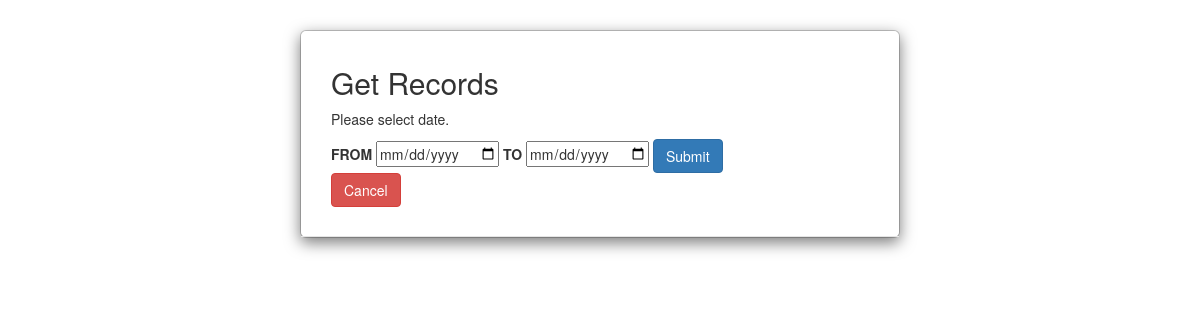
/date.php, run on an earlier commit of the app's database.
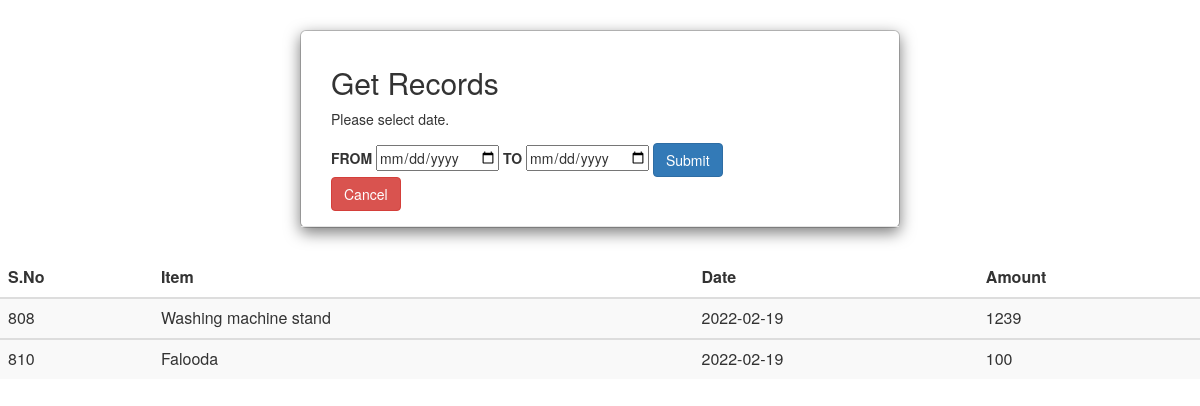
And on a later commit of the database.
### tables this page shows
CREATE TABLE `employees` (
  `id` int(11) NOT NULL AUTO_INCREMENT,
  `uname` varchar(50) NOT NULL,
  `name` varchar(100) NOT NULL,
  `date` varchar(255) NOT NULL,
  `amount` int(10) NOT NULL,
  `file_path` varchar(500) NOT NULL,
  PRIMARY KEY (`id`)
);

### date.php (the view, shortened to what this page needs)
<?php
require_once "config.php";
$new_date = date('Y-m-d');
$sql = mysqli_query($link,"SELECT * from employees WHERE date >= '$new_date' AND date <= '$new_date';");
       if(mysqli_num_rows($sql) > 0){
        echo "<table color: #070708 class='table table-striped'>";
                 echo "<thead>";
                echo "<tr>";
                    echo "<th>S.No</th>";
                    echo "<th>Item</th>";
                    echo "<th>Date</th>";
                    echo "<th>Amount</th>";
                echo "</tr>";
            echo "</thead>";}
            echo "<tbody>";
            while($row = mysqli_fetch_array($sql)){
                    echo "<tr>";
                    echo "<td>" . $row['id'] . "</td>";
                    echo "<td>" . $row['name'] . "</td>";
                    echo "<td>" . $row['date'] . "</td>";
                    echo "<td>" . $row['amount'] . "</td>";
             echo "</tbody>";
            }
?>
<!DOCTYPE html>
<html lang="en">
<head>
    <link rel="stylesheet" href="https://maxcdn.bootstrapcdn.com/bootstrap/3.3.7/css/bootstrap.css">
</head>
<body>
<div class="modal-dialog">
            <div class="modal-content">
                <div class="modal-header">
                    <div class="col-md-10">
                        <div class="col-md-16">
                            <h2>Get Records</h2>
                        </div>
                            <p>Please select date.</p>
                        <form action="<?php echo htmlspecialchars($_SERVER["PHP_SELF"]); ?>" method="post">
                            <label>FROM</label>
                            <input type="date" name="date">
                            <label>TO</label>
                            <input type="date" name="date">
                            <input type="submit" class="btn btn-primary" value="Submit">
                            <a href="welcome.php" class="btn btn-danger">Cancel</a>
                        </form>
                    </div>
                </div><div class="col-lg-15"></div>
            </div>
        </div>
</body>
</html>

What changed in the data, as far as the page shows it:
added employees: id "808", name "Washing machine stand", date "2022-02-19", amount "1239"
added employees: id "810", name "Falooda", date "2022-02-19", amount "100"
Also different on the page:
text now shown: "S.No Item Date Amount"
